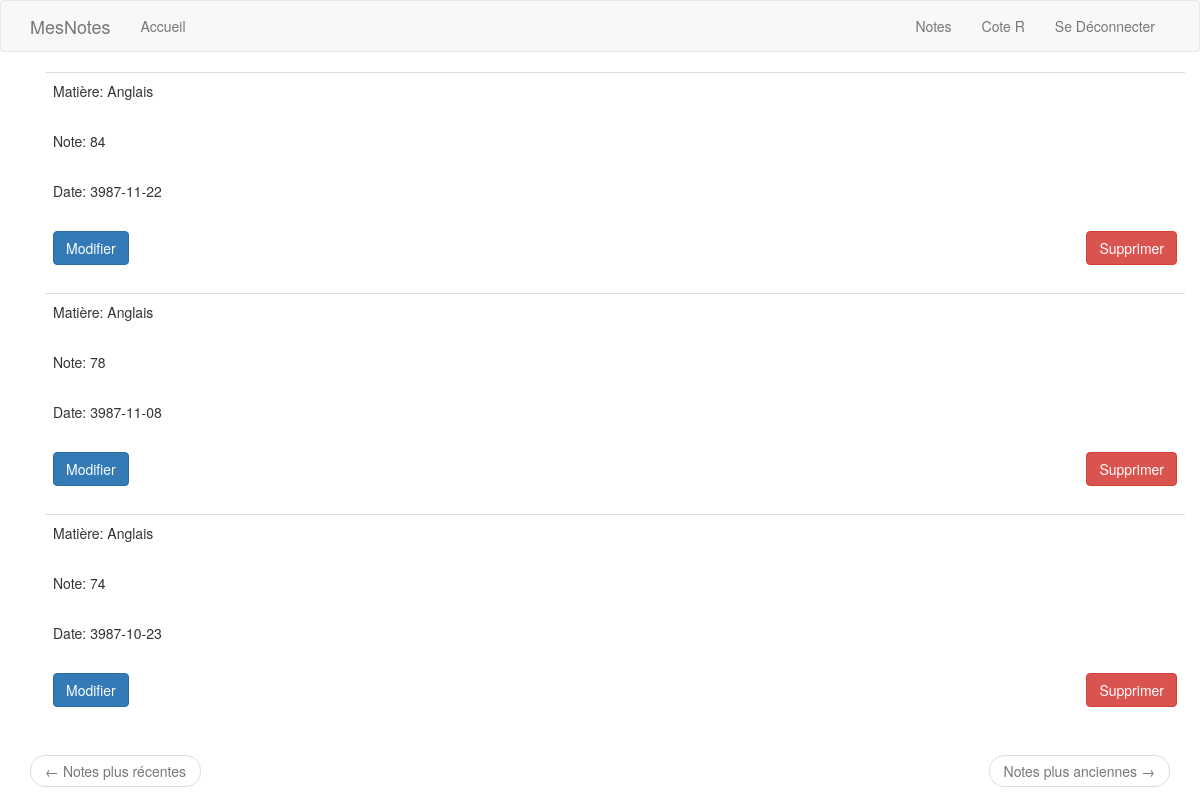
Screenshot of /notes (signed in) with the database file from the repository.
### app/models.py (models this page shows, shortened)
class Grade(db.Model):
    id = db.Column(db.Integer, primary_key=True)
    mark = db.Column(db.Float, index=True)
    timestamp = db.Column(db.Integer, index=True, default=datetime.utcnow)
    normal_timestamp = db.Column(db.String(), index=True)
    subject = db.Column(db.String(), index=True)
    user_id = db.Column(db.Integer, db.ForeignKey('user.id'))
    def set_normal_timestamp(self, date):
        date_object = num2date(date)
        self.normal_timestamp = date_object.strftime('%Y-%m-%d')

### app/routes.py (the view)
@login_required
@app.route('/notes', methods=['GET', 'POST'])
def notes():
    user = User.query.filter_by(username=current_user.username).first()
    page = request.args.get('page', 1, type=int)
    grades = Grade.query.filter_by(user_id=user.id).order_by(Grade.timestamp.desc()).paginate(
             page, app.config['GRADES_PER_PAGE'], False)
    next_url = url_for('notes', page=grades.next_num) if grades.has_next else None
    prev_url = url_for('notes', page=grades.prev_num) if grades.has_prev else None
    for grade in grades.items:
        if grade.normal_timestamp == None:
            grade.set_normal_timestamp(grade.timestamp)
    return render_template('notes.html', title='Notes', grades=grades.items, next_url=next_url, prev_url=prev_url)

### app/models.py (called while the page is built)
@login.user_loader
def user_loader(id):
    return User.query.get(int(id))

### app/templates/notes.html
{% extends "base.html" %}
{% import "bootstrap/wtf.html" as wtf %}
{% block app_content %}
    <div class="container">
        {% for grade in grades %}
            {% include "_note.html" %}
        {% endfor %}
    </div>
    <nav aria-label='...'>
        <ul class="pager">
            <li class="previous {% if not prev_url %} disabled {% endif %}">
                <a href="{{ prev_url or '#' }}">
                    <span aria-hidden="true">&larr;</span> Notes plus récentes
                </a>
            </li>
            <li class="next {% if not next_url %} disabled {% endif %}">
                <a href="{{ next_url or '#' }}">
                    Notes plus anciennes <span aria-hidden="true">&rarr;</span>
                </a>
            </li>
        </ul>
    </nav>
{% endblock %}

### app/templates/_note.html (shortened to what this page needs)
<table class="table table-hover">
    <tr>
        <td>
            <p>Matière: {{ grade.subject }}</p>
            <br>
            <p>Note: {{ grade.mark }}</p>
            <br>
            <p>Date: {{ grade.normal_timestamp }}</p>
            <br>
            <form action="{{ url_for('delete_grade', grade_id=grade.id) }}" method="post">
                <button type="submit" class="btn btn-danger pull-right">Supprimer</button>
            </form>
            <button type="button" class="btn btn-primary" data-toggle="modal" data-target="#edit-grade-modal-{{ grade.id }}">Modifier</button>
        </td>
    </tr>
</table>

### rows the page displays
Grade: subject "Anglais", mark "84", normal_timestamp "3987-11-22"
Grade: subject "Anglais", mark "78", normal_timestamp "3987-11-08"
Grade: subject "Anglais", mark "74", normal_timestamp "3987-10-23"
